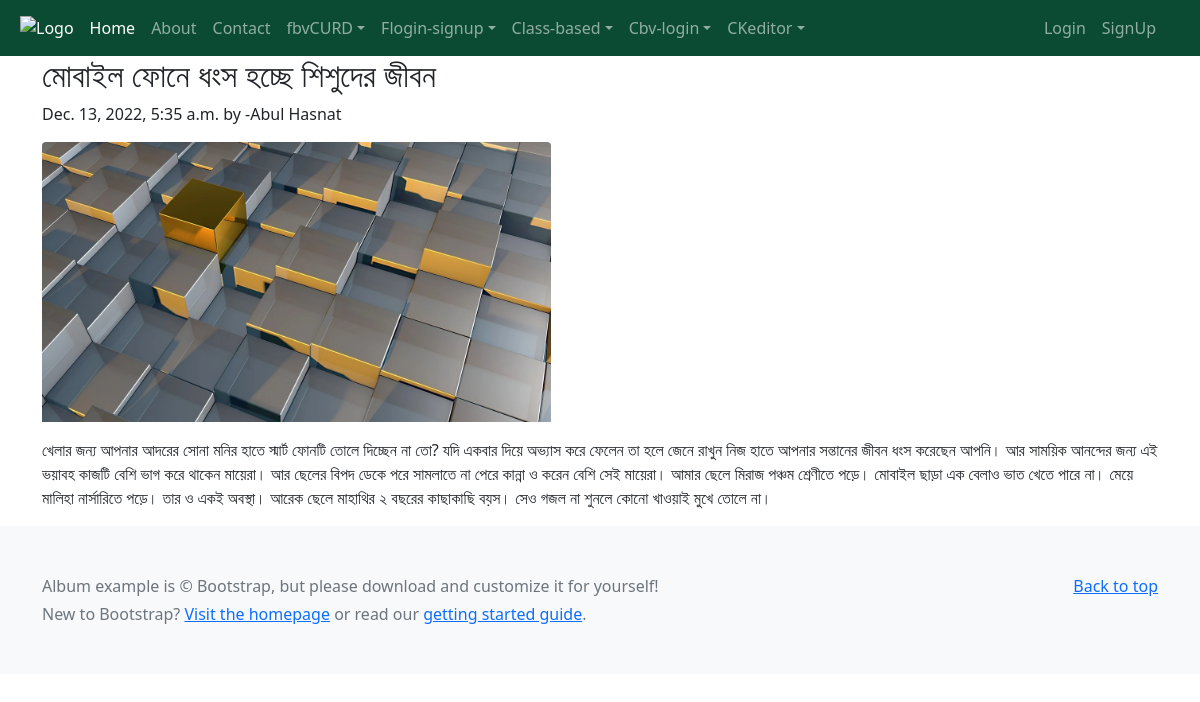
The page /cbv/cindex/1/details/ on the database its author committed.
### proj2app2/models.py (models this page shows, shortened)
class CbvArticle(models.Model):
    img = models.ImageField(upload_to='img/')
    title = models.CharField(max_length=200)
    description = models.TextField()
    datetime = models.DateTimeField(auto_now_add=False)
    class Meta:
        verbose_name_plural = 'Cbv Articles'

class Person(models.Model):
    fname = models.CharField(max_length=100)
    lname = models.CharField(max_length=100)
    class Meta:
        verbose_name_plural = 'Persons'

### proj2app2/views.py (the view)
# urls.py: path('cindex/<int:pk>/details/', CbvArticleDetailView.as_view(), name = 'article_details'),
class CbvArticleDetailView(DetailView):
     model = CbvArticle
     template_name = 'cbvtemplate/article_details.html'
     context_object_name = "article_detail"
     def get_context_data(self, **kwargs):
        context = super().get_context_data(**kwargs)
        context['person'] = Person.objects.all()
        return context

### templates/cbvtemplate/article_details.html
{% extends "includes/base.html" %}
{% block content %}
    <div class="container">
<article class="blog-post">
        <h2 class="blog-post-title"> {{ article_detail.title }}</h2>
        <p class="blog-post-meta"> {{ article_detail.datetime }} by -{{ person.0.fname }} </p>
        <p> <img src="{{article_detail.img.url }}" class="imgsize img-fluid rounded-top" alt=""></p>
        <p> {{ article_detail.description }}</p>
      </article>
</div>
{% endblock %}

### static/css/style.css (style rules this page uses)
.imgsize { height: 280px!important; }

### rows shown on the page
CbvArticle: title "মোবাইল ফোনে ধংস হচ্ছে শিশুদের জীবন", datetime "Dec. 13, 2022, 5:35 a.m.", img (picture), description "খেলার জন্য আপনার আদরের সোনা মনির হাতে স্মার্ট ফোনটি তোলে দিচ্ছেন না তো? যদি একবার দিয়ে অভ্যাস করে ফেলেন তা হলে জেনে রাখুন নিজ হাতে আপনার সন্তানের জীবন ধংস করেছেন আপনি। আর সাময়িক আনন্দের জন্য এই ভয়াবহ কাজটি বেশি ভাগ করে থাকেন মায়েরা। আর ছেলের বিপদ ডেকে পরে সামলাতে না পেরে কান্না ও করেন বেশি সেই মায়েরা। আমার ছেলে মিরাজ পঞ্চম শ্রেণীতে পড়ে। মোবাইল ছাড়া এক বেলাও ভাত খেতে পারে না। মেয়ে মালিহা নার্সারিতে পড়ে। তার ও একই অবস্থা। আরেক ছেলে মাহাথির ২ বছরের কাছাকাছি বয়স। সেও গজল না শুনলে কোনো খাওয়াই মুখে তোলে না।"
Person: fname "Abul Hasnat"
